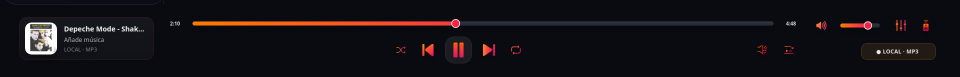
#> input picture tests/golden/now_playing_bar_reference.png, 1920 x 154 px (shown at 1/2 size)
$ python -i acrylic_image.py   (imports and definitions only)
#> lines starting #> are read from the running program, lines starting #| are printed output that depends on the picture
### ui/effects/texture_cache.py
"""Texture cache — LRU cache for generated acrylic/noise textures.

Keys are tuples of parameters. Entries expire when the source mtime changes.
"""

from __future__ import annotations

import logging
from collections import OrderedDict

from PySide6.QtGui import QPixmap

logger = logging.getLogger("michi.texture_cache")


class TextureCache:
    def __init__(self, maxsize: int = 64):
        self._maxsize = maxsize
        self._cache: OrderedDict = OrderedDict()

    # [10 lines left out: functions get, put, not called in this run]

    def clear(self):
        self._cache.clear()


texture_cache = TextureCache(maxsize=128)

### ui/effects/acrylic_image.py
"""Acrylic pixmap — static blur + tint + noise via Pillow.

Uses Pillow which is already declared in pyproject.toml dependencies.
Cache is mandatory to avoid blocking the UI thread.
"""

from __future__ import annotations

import logging

from PySide6.QtGui import QPixmap, QColor, QPainter, QImage

from ui.effects.texture_cache import texture_cache

logger = logging.getLogger("michi.acrylic")


def make_acrylic_pixmap(
    source: QPixmap,
    blur_radius: int = 8,
    tint_color: str = "#090B11",
    tint_opacity: float = 0.65,
    brightness: float = 0.85,
    width: int = 0,
    height: int = 0,
) -> QPixmap:
    if source.isNull():
        return QPixmap()

    if width <= 0:
        width = source.width()
    if height <= 0:
        height = source.height()

    cache_key = (
        id(source), blur_radius, tint_color, tint_opacity, brightness, width, height
    )
    cached = texture_cache.get(cache_key)
    if cached is not None:
        return cached

    try:
        from PIL import Image, ImageFilter, ImageEnhance

        img = source.toImage()
        buffer = img.bits().tobytes()
        pil_img = Image.frombytes("RGBA", (img.width(), img.height()), buffer)
        pil_img = pil_img.resize((width, height), Image.LANCZOS)

        if blur_radius > 0:
            pil_img = pil_img.filter(ImageFilter.GaussianBlur(radius=blur_radius))

        enhancer = ImageEnhance.Brightness(pil_img)
        pil_img = enhancer.enhance(brightness)

        tint = QColor(tint_color)
        tint_layer = Image.new("RGBA", pil_img.size, (
            tint.red(), tint.green(), tint.blue(), int(255 * tint_opacity)
        ))
        pil_img = Image.alpha_composite(pil_img, tint_layer)

        mode = pil_img.mode
        data = pil_img.tobytes("raw", mode)
        qimage = QImage(data, pil_img.width, pil_img.height, QImage.Format_RGBA8888)
        result = QPixmap.fromImage(qimage)
    except Exception:
        logger.debug("Pillow acrylic fallback, returning tinted QPixmap")
        result = QPixmap(width, height)
        result.fill(QColor(9, 11, 17))
        p = QPainter(result)
        p.setOpacity(tint_opacity)
        p.drawPixmap(0, 0, source.scaled(width, height))
        p.end()

    texture_cache.put(cache_key, result)
    return result

>>> import cv2
>>> picture = cv2.imread('../../tests/golden/now_playing_bar_reference.png', cv2.IMREAD_GRAYSCALE)
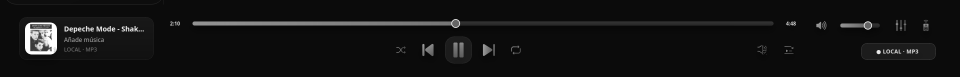
#> picture: shape (154, 1920) (shown at 1/2 size); min 0, max 255, mean 18.6
>>> result = make_acrylic_pixmap(picture)
#> (the run stopped early here; a loop or call above may not have finished)
